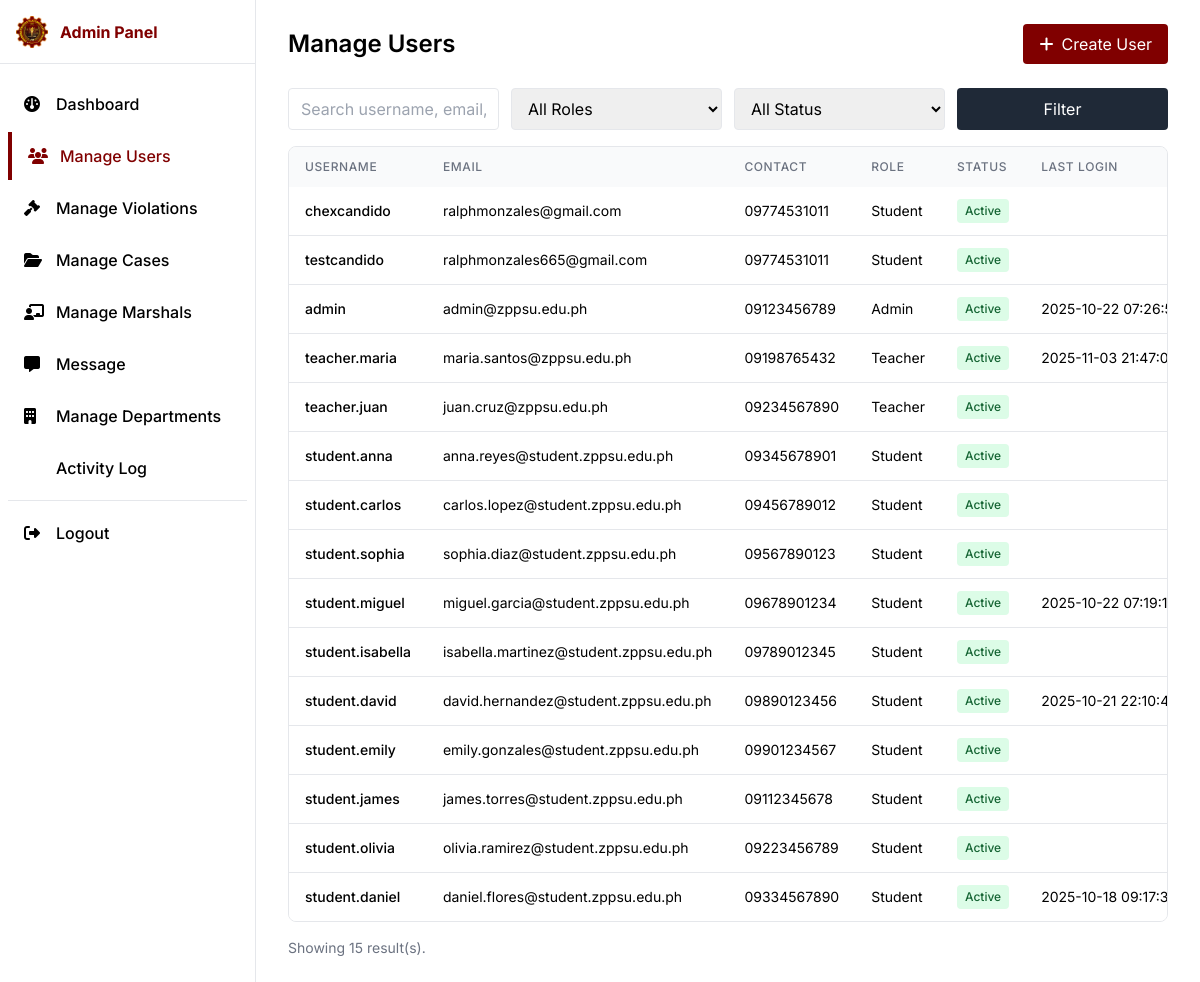
/pages/Admin/manage-user.php, run on the app's committed database.
### tables this page shows
CREATE TABLE `users` (
  `id` bigint(20) UNSIGNED NOT NULL,
  `username` varchar(100) NOT NULL,
  `password_hash` varchar(255) NOT NULL,
  `email` varchar(150) DEFAULT NULL,
  `contact_number` varchar(30) DEFAULT NULL,
  `role_id` tinyint(3) UNSIGNED NOT NULL,
  `is_active` tinyint(1) NOT NULL DEFAULT 1,
  `last_login` datetime DEFAULT NULL,
  `created_at` timestamp NOT NULL DEFAULT current_timestamp(),
  `updated_at` timestamp NULL DEFAULT NULL ON UPDATE current_timestamp()
);

CREATE TABLE `roles` (
  `id` tinyint(3) UNSIGNED NOT NULL,
  `name` varchar(50) NOT NULL,
  `description` varchar(255) DEFAULT NULL,
  `created_at` timestamp NOT NULL DEFAULT current_timestamp()
);

CREATE TABLE `students` (
  `id` bigint(20) UNSIGNED NOT NULL,
  `student_number` varchar(20) NOT NULL,
  `user_id` bigint(20) UNSIGNED DEFAULT NULL,
  `first_name` varchar(100) NOT NULL,
  `middle_name` varchar(100) DEFAULT NULL,
  `last_name` varchar(100) NOT NULL,
  `suffix` varchar(20) DEFAULT NULL,
  `birthdate` date DEFAULT NULL,
  `sex` varchar(20) NOT NULL,
  `address` text DEFAULT NULL,
  `class_id` bigint(20) UNSIGNED DEFAULT NULL,
  `course_id` bigint(20) UNSIGNED DEFAULT NULL,
  `created_at` timestamp NOT NULL DEFAULT current_timestamp(),
  `updated_at` timestamp NULL DEFAULT NULL ON UPDATE current_timestamp()
);

### pages/Admin/manage-user.php (the view, shortened to what this page needs)
<?php
  require_once __DIR__ . '/../../database/database.php';
  $q = trim($_GET['q'] ?? '');
  $filter_status = ($_GET['status'] ?? '') !== '' ? (int)$_GET['status'] : null;
  $where = [];
  $params = [];
  $whereSql = $where ? ('WHERE ' . implode(' AND ', $where)) : '';
  $usersStmt = $pdo->prepare("
    SELECT
      u.id,
      u.username,
      u.email,
      u.contact_number,
      u.role_id,
      u.is_active,
      u.last_login,
      r.name AS role_name,
      -- Get name from students table if available, then marshal table, otherwise from username
      COALESCE(s.first_name, m.first_name, '') AS first_name,
      COALESCE(s.middle_name, m.middle_name, '') AS middle_name,
      COALESCE(s.last_name, m.last_name, u.username) AS last_name,
      COALESCE(s.suffix, m.suffix, '') AS suffix,
      -- student fields (if any)
      s.student_number AS student_number,
      s.course_id AS course_id,
      s.birthdate AS birthdate,
      s.address AS address,
      s.sex AS sex,
      -- staff/teacher/marshal fields (if any)
      COALESCE(m.staff_number, '') AS staff_number,
      COALESCE(d.department_name, '') AS department,
      COALESCE(m.position, '') AS position,
      -- Marshal fields
      m.department_id AS marshal_department_id,
      -- Parent relation removed as parent_student table doesn't exist
      NULL AS student_id,
      NULL AS relationship
    FROM users u
    JOIN roles r ON r.id = u.role_id
    LEFT JOIN students s ON s.user_id = u.id
    LEFT JOIN marshal m ON m.user_id = u.id
    LEFT JOIN departments d ON d.id = m.department_id
    -- Removed parent_student join as it doesn't exist
    $whereSql
    ORDER BY u.created_at DESC
  ");
  $usersStmt->execute($params);
  $users = $usersStmt->fetchAll(PDO::FETCH_ASSOC);
?>
<?php $pageTitle = 'Manage Users - SDMS'; include_once __DIR__ . '/../../components/admin-head.php'; ?>
<div class="md:ml-64">
  <?php include_once __DIR__ . '/../../components/admin-sidebar.php'; ?>
  <main class="px-4 md:px-8 py-6">
    <div class="max-w-7xl mx-auto">
      <div class="flex justify-between items-center mb-6">
        <h1 class="text-2xl font-semibold text-dark">Manage Users</h1>
        <div class="flex flex-wrap items-center justify-end gap-2 sm:flex-nowrap">
          <button id="btnOpenCreateUser" class="w-full sm:w-auto px-4 py-2 bg-primary text-white rounded hover:opacity-90 transition-colors"><i class="fa fa-plus mr-2"></i>Create User</button>
        </div>
      </div>
      <form method="get" class="mb-4 grid grid-cols-1 sm:grid-cols-2 lg:grid-cols-4 gap-3">
        <input type="text" name="q" value="<?php echo htmlspecialchars($q); ?>" placeholder="Search username, email, contact" class="border rounded px-3 py-2 w-full" />
        <select name="role" class="border rounded px-3 py-2 w-full">
          <option value="0">All Roles</option>
        </select>
        <select name="status" class="border rounded px-3 py-2 w-full">
          <option value="" <?php echo $filter_status===null?'selected':''; ?>>All Status</option>
        </select>
        <button class="px-4 py-2 bg-gray-800 text-white rounded hover:bg-gray-700">Filter</button>
      </form>
      <div class="overflow-x-auto bg-white border border-gray-200 rounded-lg">
        <table class="w-full whitespace-nowrap">
          <thead class="bg-gray-50">
            <tr>
              <th class="px-4 py-3 text-left text-xs font-medium text-gray-500 uppercase tracking-wider">Username</th>
              <th class="px-4 py-3 text-left text-xs font-medium text-gray-500 uppercase tracking-wider">Email</th>
              <th class="px-4 py-3 text-left text-xs font-medium text-gray-500 uppercase tracking-wider">Contact</th>
              <th class="px-4 py-3 text-left text-xs font-medium text-gray-500 uppercase tracking-wider">Role</th>
              <th class="px-4 py-3 text-left text-xs font-medium text-gray-500 uppercase tracking-wider">Status</th>
              <th class="px-4 py-3 text-left text-xs font-medium text-gray-500 uppercase tracking-wider">Last Login</th>
            </tr>
          </thead>
          <tbody class="divide-y divide-gray-200">
            <?php if (!$users): ?>
              <tr><td colspan="7" class="px-4 py-6 text-center text-gray-500">No users found.</td></tr>
            <?php else: ?>
              <?php foreach ($users as $u): ?>
                <tr class="hover:bg-gray-50">
                  <td class="px-4 py-3 text-sm font-medium text-dark"><?php echo htmlspecialchars($u['username']); ?></td>
                  <td class="px-4 py-3 text-sm"><?php echo htmlspecialchars($u['email'] ?? ''); ?></td>
                  <td class="px-4 py-3 text-sm"><?php echo htmlspecialchars($u['contact_number'] ?? ''); ?></td>
                  <td class="px-4 py-3 text-sm"><?php echo htmlspecialchars($u['role_name']); ?></td>
                  <td class="px-4 py-3 text-sm">
                    <?php if ((int)$u['is_active'] === 1): ?>
                      <span class="inline-flex items-center px-2 py-1 text-xs font-medium bg-green-100 text-green-800 rounded">Active</span>
                    <?php else: ?>
                      <span class="inline-flex items-center px-2 py-1 text-xs font-medium bg-red-100 text-red-800 rounded">Deactivated</span>
                    <?php endif; ?>
                  </td>
                  <td class="px-4 py-3 text-sm"><?php echo htmlspecialchars($u['last_login'] ?? ''); ?></td>
                </tr>
              <?php endforeach; ?>
            <?php endif; ?>
          </tbody>
        </table>
      </div>
      <div class="mt-4 text-sm text-gray-500">Showing <?php echo count($users); ?> result(s).</div>
    </div>
  </main>
</div>
<?php include_once __DIR__ . '/../../components/admin-footer.php'; ?>

### css/brand-fallback.css (style rules this page uses)
:root { --brand-primary: #800000; --brand-secondary: #a52a2a; }
.bg-primary { background-color: var(--brand-primary) !important; }

### components/admin-head.php (style rules this page uses)
body { font-family: 'Inter', ui-sans-serif, system-ui, -apple-system, Segoe UI, Roboto, Helvetica, Arial, "Apple Color Emoji", "Segoe UI Emoji"; }

### data on the page
users: username "chexcandido", email "ralphmonzales@gmail.com", contact_number "09774531011", role.name "Student", is_active "Active"
users: username "testcandido", email "ralphmonzales665@gmail.com", contact_number "09774531011", role.name "Student", is_active "Active"
users: username "admin", email "admin@zppsu.edu.ph", contact_number "09123456789", role.name "Admin", is_active "Active", last_login "2025-10-22…"
users: username "teacher.maria", email "maria.santos@zppsu.edu.ph", contact_number "09198765432", role.name "Teacher", is_active "Active", last_login "2025-11-03…"
users: username "teacher.juan", email "juan.cruz@zppsu.edu.ph", contact_number "09234567890", role.name "Teacher", is_active "Active"
students: user.username "student.anna", user.email "anna.reyes@student.zppsu.edu.ph", user.contact_number "09345678901", roles.name "Student"
students: user.username "student.carlos", user.email "carlos.lopez@student.zppsu.edu.ph", user.contact_number "09456789012", roles.name "Student"
students: user.username "student.sophia", user.email "sophia.diaz@student.zppsu.edu.ph", user.contact_number "09567890123", roles.name "Student"
students: user.username "student.miguel", user.email "miguel.garcia@student.zppsu.edu.ph", user.contact_number "09678901234", roles.name "Student", user.last_login "2025-10-22…"
students: user.username "student.isabella", user.email "isabella.martinez@student.zppsu.edu.ph", user.contact_number "09789012345", roles.name "Student"
students: user.username "student.david", user.email "david.hernandez@student.zppsu.edu.ph", user.contact_number "09890123456", roles.name "Student", user.last_login "2025-10-21…"
students: user.username "student.emily", user.email "emily.gonzales@student.zppsu.edu.ph", user.contact_number "09901234567", roles.name "Student"
students: user.username "student.james", user.email "james.torres@student.zppsu.edu.ph", user.contact_number "09112345678", roles.name "Student"
students: user.username "student.olivia", user.email "olivia.ramirez@student.zppsu.edu.ph", user.contact_number "09223456789", roles.name "Student"
students: user.username "student.daniel", user.email "daniel.flores@student.zppsu.edu.ph", user.contact_number "09334567890", roles.name "Student", user.last_login "2025-10-18…"

### other printed values
count($users) "15"
